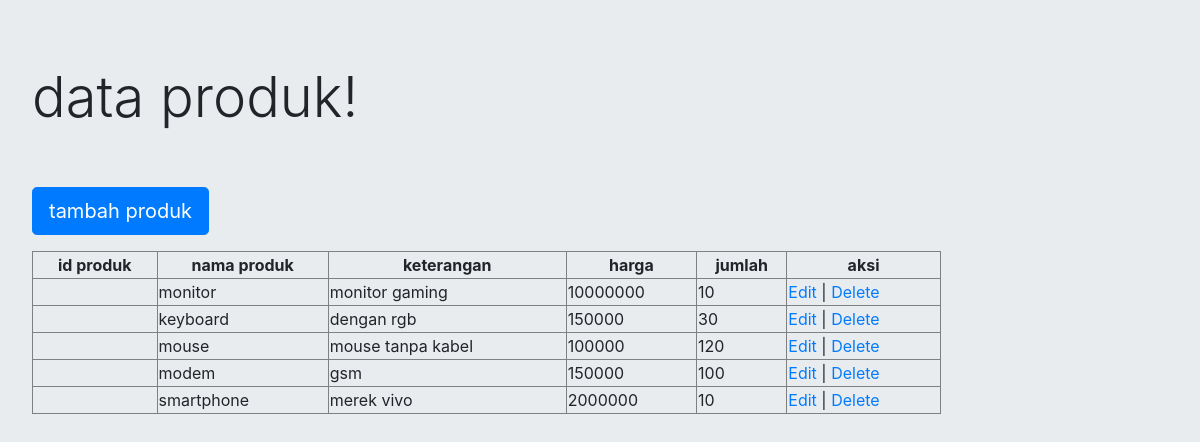
The page / on the database its author committed.
### tables this page shows
CREATE TABLE `produk` (
  `id` int(50) NOT NULL,
  `nama_produk` varchar(50) NOT NULL,
  `keterangan` varchar(50) NOT NULL,
  `harga` int(50) NOT NULL,
  `jumlah` int(50) NOT NULL
);

### index.php (the view, shortened to what this page needs)
<?php
$result = mysqli_query($mysqli, "SELECT * FROM produk ");
?>
<!doctype html>
<html lang="en">
  <head>
    <link rel="stylesheet" href="https://maxcdn.bootstrapcdn.com/bootstrap/4.0.0/css/bootstrap.min.css">
  </head>
  <body class="jumbotron">
                    <h1 class="display-4">data produk!</h1> <br><br>
                    <p class="lead">
                        <a class="btn btn-primary btn-lg" href="input.php" role="button">tambah produk</a>
                    </p>
                <table width='80%' border=1 callpadding="10" callspacing="0" >
                <tr align="center">
                    <th>id produk</th><th>nama produk</th> <th>keterangan</th> <th>harga</th> <th>jumlah</th> <th> aksi</th>
                </tr>
                <?php
                    while($user_data = mysqli_fetch_array($result)) {
                        echo "<tr>";
                        echo "<td>".$user_data['id_produk']."</td>";
                        echo "<td>".$user_data['nama_produk']."</td>";
                        echo "<td>".$user_data['keterangan']."</td>";
                        echo "<td>".$user_data['harga']."</td>";
                        echo "<td>".$user_data['jumlah']."</td>";
                        echo "<td><a href='edit.php?id_produk=$user_data[id_produk]'>Edit</a> | <a href='delete.php?id_produk=$user_data[id_produk]'>Delete</a></td></tr>";
                    }
                ?>
                </table>
  </body>
</html>

### rows shown on the page
produk: nama_produk "monitor", keterangan "monitor gaming", harga "10000000", jumlah "10"
produk: nama_produk "keyboard", keterangan "dengan rgb", harga "150000", jumlah "30"
produk: nama_produk "mouse", keterangan "mouse tanpa kabel", harga "100000", jumlah "120"
produk: nama_produk "modem", keterangan "gsm", harga "150000", jumlah "100"
produk: nama_produk "smartphone", keterangan "merek vivo", harga "2000000", jumlah "10"
